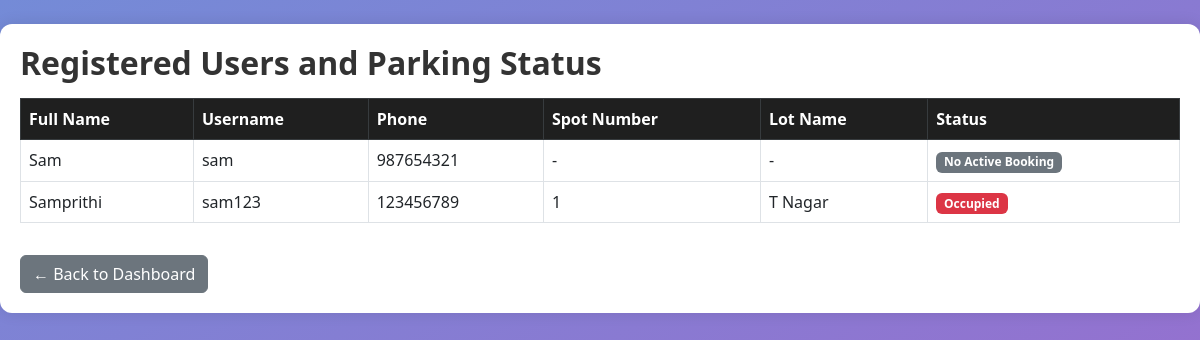
Screenshot of /admin/users with the database file from the repository.
### models/models.py (models this page shows)
class User(db.Model):
    id = db.Column(db.Integer, primary_key=True)
    username = db.Column(db.String(50), unique=True, nullable=False)
    password = db.Column(db.String(8), nullable=False)
    fullname = db.Column(db.String(100), nullable=False)
    address = db.Column(db.String(200))
    pin_code = db.Column(db.String(10))
    phone_number = db.Column(db.String(15), nullable=False)
    role = db.Column(db.String(10), nullable = False, default = 'user')
    reservations = db.relationship('Reservation', backref='user')

class ParkingLot(db.Model):
    id = db.Column(db.Integer, primary_key=True)
    name = db.Column(db.String(100), nullable=False)
    address = db.Column(db.String(200), nullable=False)
    pin_code = db.Column(db.String(10), nullable=False)
    price = db.Column(db.Float, nullable=False)
    max_spots = db.Column(db.Integer, nullable=False)
    spots = db.relationship('ParkingSpot', backref='lot')

### app.py (the view)
@app.route('/admin/users')
def admin_view_users():
    users = User.query.filter_by(role='user').all()
    user_data = []
    for user in users:
        active_reservation = Reservation.query.filter_by(user_id=user.id, leaving_time=None).first()
        if active_reservation:
            spot = ParkingSpot.query.get(active_reservation.spot_id)
            lot = ParkingLot.query.get(spot.lot_id)
            user_data.append({
                'fullname': user.fullname,
                'username': user.username,
                'phone': user.phone_number,
                'spot_number': spot.spot_number,
                'lot_name': lot.name,
                'status': 'Occupied'
            })
        else:
            user_data.append({
                'fullname': user.fullname,
                'username': user.username,
                'phone': user.phone_number,
                'spot_number': '-',
                'lot_name': '-',
                'status': 'No Active Booking'
            })
    return render_template('admin_users.html', users=user_data)

### templates/admin_users.html
{% set title = "View" %}
{% extends 'layout.html' %}
{% block content %}
<div class="container mt-4">
    <h2 class="mb-3">Registered Users and Parking Status</h2>
    <table class="table table-bordered table-hover">
        <thead class="table-dark">
            <tr>
                <th>Full Name</th>
                <th>Username</th>
                <th>Phone</th>
                <th>Spot Number</th>
                <th>Lot Name</th>
                <th>Status</th>
            </tr>
        </thead>
        <tbody>
            {% for user in users %}
            <tr>
                <td>{{ user.fullname }}</td>
                <td>{{ user.username }}</td>
                <td>{{ user.phone }}</td>
                <td>{{ user.spot_number }}</td>
                <td>{{ user.lot_name }}</td>
                <td>
                    {% if user.status == 'Occupied' %}
                        <span class="badge bg-danger">{{ user.status }}</span>
                    {% else %}
                        <span class="badge bg-secondary">{{ user.status }}</span>
                    {% endif %}
                </td>
            </tr>
            {% endfor %}
        </tbody>
    </table>
    <a href="{{ url_for('admin_dashboard') }}" class="btn btn-secondary mt-3">← Back to Dashboard</a>
</div>
{% endblock %}

### static/css/edit_lot.css (style rules this page uses)
body { font-family: 'Segoe UI', Tahoma, Geneva, Verdana, sans-serif; margin: 0; background-image: linear-gradient(150deg, #748bd7, #ba52c6); padding: 0; height: 200vh; }
.container { max-width: 1200px; margin: 40px auto; padding: 20px; background-color: white; border-radius: 12px; box-shadow: 0 0 15px rgba(0,0,0,0.1); }
h2, h3 { font-weight: 600; color: #333; margin-bottom: 20px; }
.table th { background-color: #1f1f1f; color: white; font-weight: 600; }
.table td, .table th { vertical-align: middle; }

### rows the page displays
User: fullname "Sam", username "sam", phone "987654321", spot_number "-", lot_name "-", status "No Active Booking"
User: fullname "Samprithi", username "sam123", phone "123456789"
ParkingLot: lot_name "T Nagar"

### other values shown
{{ user.spot_number }} "1"
{{ user.status }} "Occupied"
